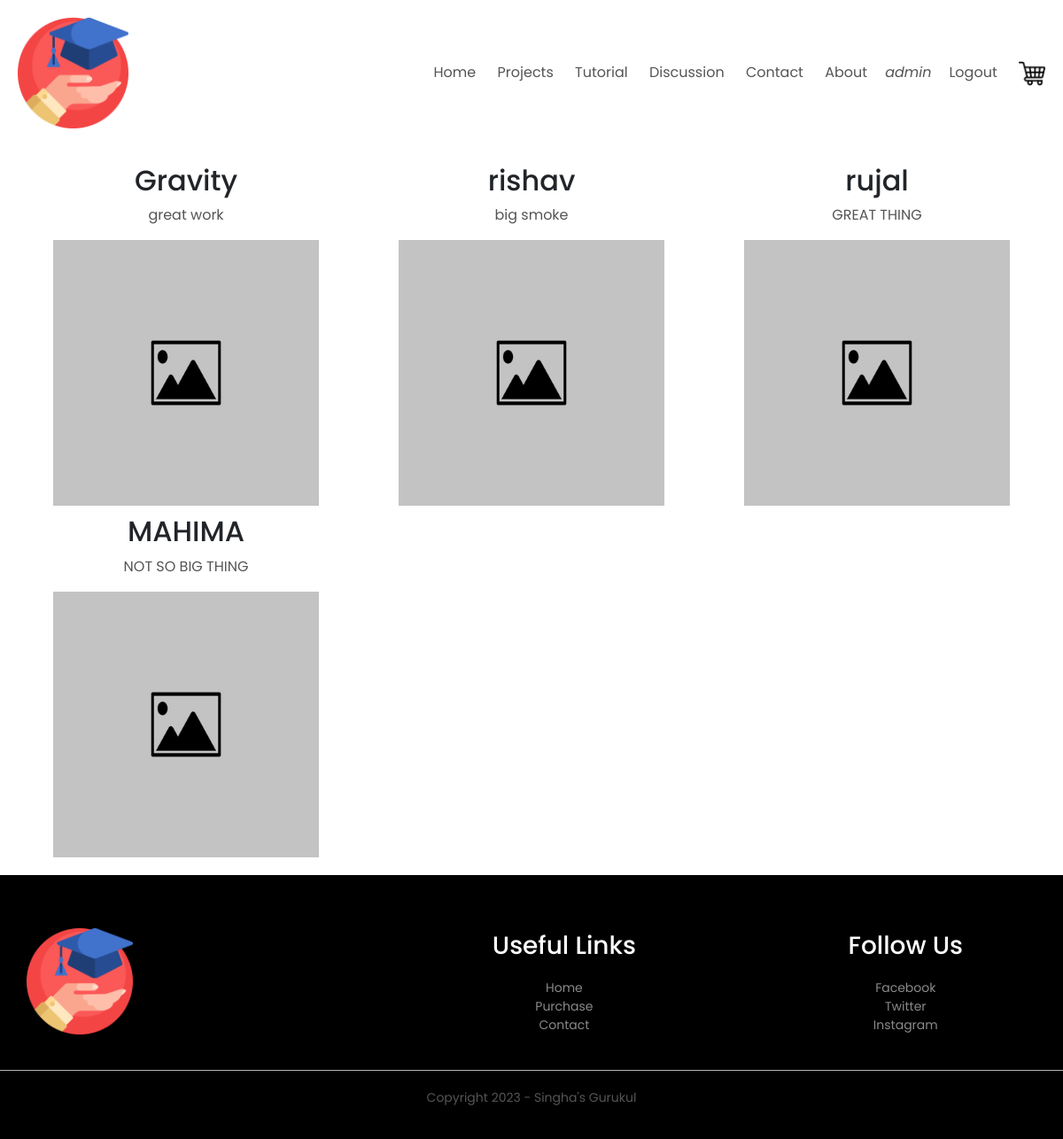
/projects (signed in), run on the app's committed database.
### nic_app/models.py (models this page shows, shortened)
class Project(models.Model):
    name = models.CharField(max_length=50)
    description = models.TextField()
    image = models.ImageField(upload_to='images/projects/', default=default_image)

### nic_app/views.py (the view)
# urls.py: path('projects', projects, name='projects'),
def projects(request):
    projects=Project.objects.all()
    return render(request, 'projects.html', {'projects':projects})

### templates/projects.html (shortened to what this page needs)
{% extends "header.html" %}
{% load static %}
{%block content%}
<div class="projects__container">
<div>
{% include 'navbar.html' %}
</div>
<div class="projects__item">
{% for item in projects %}
<div>
    <h2>{{ item.name }}</h2>
    <p>{{ item.description }}</p>
    <img src="{{ item.image.url }}" width="300" height="300" alt="{{item.name}}">
</div>
{% endfor %}
</div>
<div>
{% include 'footer.html' %}
</div>
</div>
{%endblock%}

### templates/navbar.html (shortened to what this page needs)
{% load static %}
<link rel="stylesheet" href="{% static 'styles/style.css' %}">
<div class='navbar'>
  <div class='logo'>
    <img src="{%static 'images/icon.png'%}" width="125px">
  </div>
  <nav>
<ul id="MenuItems">
    <li><a href="/">Home</a></li>
    <li><a href="/purchase">Projects</a></li>
    <li><a href="/tutorial">Tutorial</a></li>
    <li><a href="/discussion">Discussion</a></li>
    <li><a href="/contact">Contact</a></li>
    <li><a href="/about">About</a></li>
    {% if user.is_authenticated %}
    <li style="float:right"><a class="active" href="/logout">Logout</a></li>
    <li class='username' style='float:right'><a href="/user">{{user.username}}</a></li>
    {%else%}
    <li style="float:right"><a class="active" href="/login">Login</a></li>
    {%endif%}
  </ul>
  <img src="{%static 'images/cart.png'%}" alt="cart" width="30px" height="30px">
</nav>
</div>

### static/styles/style.css (style rules this page uses)
* { margin: 0; padding: 0; box-sizing: border-box; }
body { font-family: 'Poppins', sans-serif; max-width: 100%; }
.navbar { display: flex; align-items: center; padding: 20px; }
nav { flex:1; text-align: right; }
nav ul { display: inline-block; list-style-type: none; }
nav ul li { display: inline-block; margin-right: 20px; }
a { text-decoration: none; color: #555; }
p { color: #555; }
.projects__item { display: grid; grid-template-columns: repeat(3, 1fr); grid-template-rows: auto; grid-gap: 10px; text-align: center; padding: 20px; }
ul { list-style-type: none; }
.username { font-style: italic; }

### data on the page
Project: name "Gravity", description "great work", image (placeholder picture)
Project: name "rishav", description "big smoke", image (placeholder picture)
Project: name "rujal", description "GREAT THING", image (placeholder picture)
Project: name "MAHIMA", description "NOT SO BIG THING", image (placeholder picture)

### other printed values
{{ user.username }} "admin"
